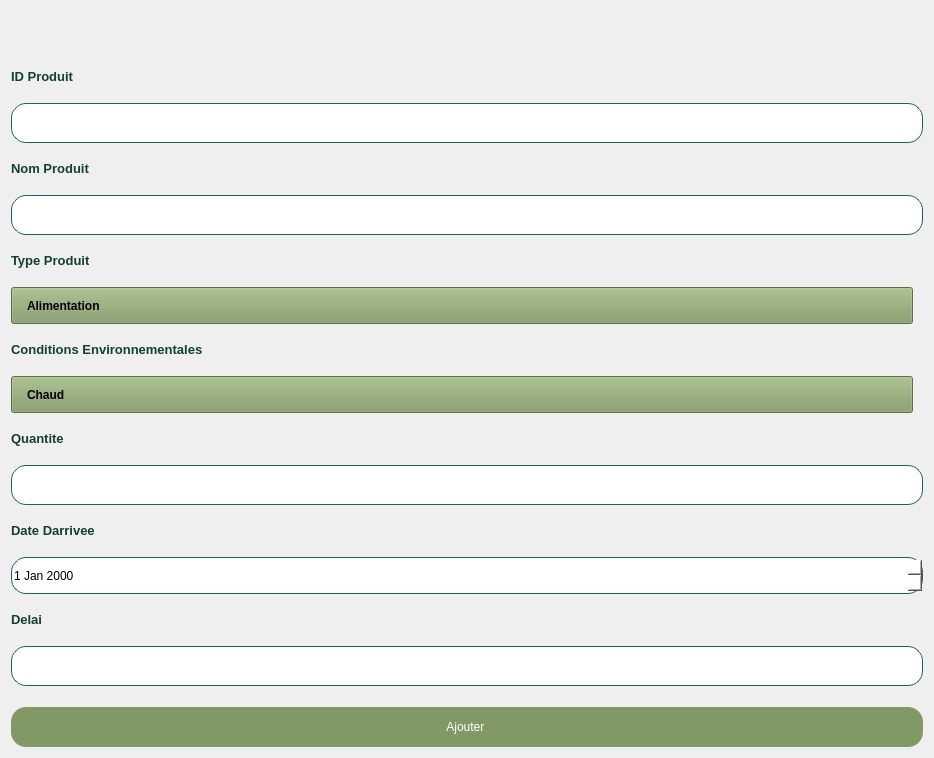
         <widget class="QWidget" name="scrollAreaWidgetContents_24">
          <property name="geometry">
           <rect>
            <x>0</x>
            <y>0</y>
            <width>934</width>
            <height>758</height>
           </rect>
          </property>
          <property name="sizePolicy">
           <sizepolicy hsizetype="Expanding" vsizetype="Expanding">
            <horstretch>0</horstretch>
            <verstretch>0</verstretch>
           </sizepolicy>
          </property>
          <layout class="QVBoxLayout" name="verticalLayout">
           <item>
            <widget class="QWidget" name="widget_25" native="true"/>
           </item>
           <item>
            <widget class="QLabel" name="label_124">
             <property name="styleSheet">
              <string notr="true">QLabel
{
color:rgb(19,65,43);
font-weight:600;
}</string>
             </property>
             <property name="text">
              <string>&lt;html&gt;&lt;head/&gt;&lt;body&gt;&lt;p&gt;&lt;span style=&quot; font-size:10pt;&quot;&gt;ID Produit&lt;/span&gt;&lt;/p&gt;&lt;/body&gt;&lt;/html&gt;</string>
             </property>
            </widget>
           </item>
           <item>
            <widget class="QLineEdit" name="lineEdit_73">
             <property name="sizePolicy">
              <sizepolicy hsizetype="Preferred" vsizetype="Preferred">
               <horstretch>0</horstretch>
               <verstretch>0</verstretch>
              </sizepolicy>
             </property>
             <property name="styleSheet">
              <string notr="true">QLineEdit
{
border:solid;
border-color:rgb(28,96,101);
border-width:1px;
background-color:rgb(255,255,255);

border-radius:15px;
height:35px;
}</string>
             </property>
            </widget>
           </item>
           <item>
            <widget class="QLabel" name="label_127">
             <property name="styleSheet">
              <string notr="true">QLabel
{
color:rgb(19,65,43);
font-weight:600;
}</string>
             </property>
             <property name="text">
              <string>&lt;html&gt;&lt;head/&gt;&lt;body&gt;&lt;p&gt;&lt;span style=&quot; font-size:10pt;&quot;&gt;Nom Produit&lt;/span&gt;&lt;/p&gt;&lt;/body&gt;&lt;/html&gt;</string>
             </property>
            </widget>
           </item>
           <item>
            <widget class="QLineEdit" name="lineEdit_74">
             <property name="sizePolicy">
              <sizepolicy hsizetype="Preferred" vsizetype="Preferred">
               <horstretch>0</horstretch>
               <verstretch>0</verstretch>
              </sizepolicy>
             </property>
             <property name="styleSheet">
              <string notr="true">QLineEdit
{
border:solid;
border-color:rgb(28,96,101);
border-width:1px;
background-color:rgb(255,255,255);

border-radius:15px;
height:35px;
}</string>
             </property>
            </widget>
           </item>
           <item>
            <widget class="QLabel" name="label_126">
             <property name="styleSheet">
              <string notr="true">QLabel
{
color:rgb(19,65,43);
font-weight:600;
}</string>
             </property>
             <property name="text">
              <string>&lt;html&gt;&lt;head/&gt;&lt;body&gt;&lt;p&gt;&lt;span style=&quot; font-size:10pt;&quot;&gt;Type Produit&lt;/span&gt;&lt;/p&gt;&lt;/body&gt;&lt;/html&gt;</string>
             </property>
            </widget>
           </item>
           <item>
            <widget class="QComboBox" name="comboBox_49">
             <property name="styleSheet">
              <string notr="true">QComboBox
{
margin-right:10px;
appearance:none;
padding-left:15px;
padding-right:20px;
font-weight:600;
background-color:rgb(129,153,101);
height:35px;
}
QComboBox::drop-down {
	border:none;
}
QComboBox::down-arrow {
		image:url(:/Purestay/images/icones/arrow.png);
	padding-right:20px;
	width:20px;
	color:white;
}

QComboBox::QListView {
background-color:rgb(129,153,101);
}

QComboBox::QListViewItem {
background-color:rgb(129,153,101);
}





</string>
             </property>
             <item>
              <property name="text">
               <string>Alimentation</string>
              </property>
             </item>
             <item>
              <property name="text">
               <string>Equipement</string>
              </property>
             </item>
             <item>
              <property name="text">
               <string>Fourniture</string>
              </property>
             </item>
             <item>
              <property name="text">
               <string>Decoration</string>
              </property>
             </item>
            </widget>
           </item>
           <item>
            <widget class="QLabel" name="label_130">
             <property name="styleSheet">
              <string notr="true">QLabel
{
color:rgb(19,65,43);
font-weight:600;
}</string>
             </property>
             <property name="text">
              <string>&lt;html&gt;&lt;head/&gt;&lt;body&gt;&lt;p&gt;&lt;span style=&quot; font-size:10pt;&quot;&gt;Conditions Environnementales&lt;/span&gt;&lt;/p&gt;&lt;/body&gt;&lt;/html&gt;</string>
             </property>
            </widget>
           </item>
           <item>
            <widget class="QComboBox" name="comboBox_48">
             <property name="styleSheet">
              <string notr="true">QComboBox
{
margin-right:10px;
appearance:none;
padding-left:15px;
padding-right:20px;
font-weight:600;
background-color:rgb(129,153,101);
height:35px;
}
QComboBox::drop-down {
	border:none;
}
QComboBox::down-arrow {
		image:url(:/Purestay/images/icones/arrow.png);
	padding-right:20px;
	width:20px;
	color:white;
}

QComboBox::QListView {
background-color:rgb(129,153,101);
}

QComboBox::QListViewItem {
background-color:rgb(129,153,101);
}





</string>
             </property>
             <item>
              <property name="text">
               <string>Chaud</string>
              </property>
             </item>
             <item>
              <property name="text">
               <string>Froid</string>
              </property>
             </item>
             <item>
              <property name="text">
               <string>Moyen</string>
              </property>
             </item>
             <item>
              <property name="text">
               <string/>
              </property>
             </item>
            </widget>
           </item>
           <item>
            <widget class="QLabel" name="label_123">
             <property name="styleSheet">
              <string notr="true">QLabel
{
color:rgb(19,65,43);
font-weight:600;
}</string>
             </property>
             <property name="text">
              <string>&lt;html&gt;&lt;head/&gt;&lt;body&gt;&lt;p&gt;&lt;span style=&quot; font-size:10pt;&quot;&gt;Quantite&lt;/span&gt;&lt;/p&gt;&lt;/body&gt;&lt;/html&gt;</string>
             </property>
            </widget>
           </item>
           <item>
            <widget class="QLineEdit" name="lineEdit_78">
             <property name="sizePolicy">
              <sizepolicy hsizetype="Preferred" vsizetype="Preferred">
               <horstretch>0</horstretch>
               <verstretch>0</verstretch>
              </sizepolicy>
             </property>
             <property name="styleSheet">
              <string notr="true">QLineEdit
{
border:solid;
border-color:rgb(28,96,101);
border-width:1px;
background-color:rgb(255,255,255);

border-radius:15px;
height:35px;
}</string>
             </property>
            </widget>
           </item>
           <item>
            <widget class="QLabel" name="label_125">
             <property name="styleSheet">
              <string notr="true">QLabel
{
color:rgb(19,65,43);
font-weight:600;
}</string>
             </property>
             <property name="text">
              <string>&lt;html&gt;&lt;head/&gt;&lt;body&gt;&lt;p&gt;&lt;span style=&quot; font-size:10pt;&quot;&gt;Date Darrivee&lt;/span&gt;&lt;/p&gt;&lt;/body&gt;&lt;/html&gt;</string>
             </property>
            </widget>
           </item>
           <item>
            <widget class="QDateEdit" name="dateEdit_5">
             <property name="styleSheet">
              <string notr="true">QDateEdit
{
border:solid;
border-color:rgb(28,96,101);
border-width:1px;
background-color:rgb(255,255,255);

border-radius:15px;
height:35px;
}</string>
             </property>
            </widget>
           </item>
           <item>
            <widget class="QLabel" name="label_128">
             <property name="styleSheet">
              <string notr="true">QLabel
{
color:rgb(19,65,43);
font-weight:600;
}</string>
             </property>
             <property name="text">
              <string>&lt;html&gt;&lt;head/&gt;&lt;body&gt;&lt;p&gt;&lt;span style=&quot; font-size:10pt;&quot;&gt;Delai&lt;/span&gt;&lt;/p&gt;&lt;/body&gt;&lt;/html&gt;</string>
             </property>
            </widget>
           </item>
           <item>
            <widget class="QLineEdit" name="lineEdit_80">
             <property name="sizePolicy">
              <sizepolicy hsizetype="Preferred" vsizetype="Preferred">
               <horstretch>0</horstretch>
               <verstretch>0</verstretch>
              </sizepolicy>
             </property>
             <property name="styleSheet">
              <string notr="true">QLineEdit
{
border:solid;
border-color:rgb(28,96,101);
border-width:1px;
background-color:rgb(255,255,255);

border-radius:15px;
height:35px;
}</string>
             </property>
            </widget>
           </item>
           <item>
            <widget class="QPushButton" name="pushButton_44">
             <property name="styleSheet">
              <string notr="true">QPushButton
{
border-radius:15px;
margin-top:15px;
height:40px;
background-color:rgb(129,153,101);
color: white;
}</string>
             </property>
             <property name="text">
              <string>Ajouter </string>
             </property>
            </widget>
           </item>
          </layout>
         </widget>
